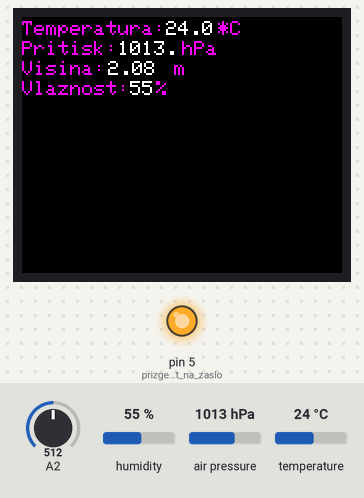
Simulated run of this sketch. Board: Arduino Uno, built with avr-gcc and run on an emulated ATmega328P. On the bench: 160×128 colour display, output pins drawn as LEDs (lit = HIGH). The test bench sets the inputs (shaded band); at power-on: humidity 55 %, A2 = 512, air pressure 1013 hPa, temperature 24 °C. What the sketch prints to the serial monitor is not drawn.

Above: at 0.18 s.
At 1.2 s:
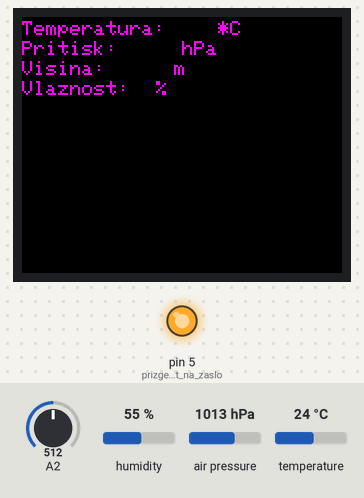
1.3 s: humidity set to 22 %
4.3 s: A2 set to 30
7.3 s: air pressure set to 952 hPa
10.3 s: temperature set to 12 °C
13.3 s: A2 set to 306
16.3 s: air pressure set to 975 hPa
Timing chart, 0 to 19.3 s (numbered marks = the images above; inputs shaded):
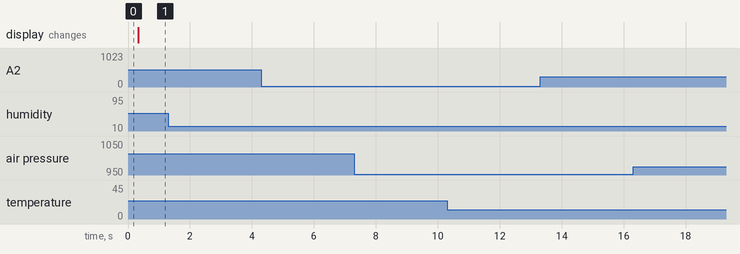

The sketch:

Ardu.ino
```cpp
//zaslon
#include <TFT.h> // Hardware-specific library
#include <SPI.h>

#define CS   10
#define DC   8
#define RESET  9

TFT ekran = TFT(CS, DC, RESET);

//senzor
#include <Wire.h>
#include <SPI.h>
#include <Adafruit_Sensor.h>
#include <Adafruit_BME280.h>

#define BME_SCK 13
#define BME_MISO 12
#define BME_MOSI 11
#define BME_CS 10

#define SEALEVELPRESSURE_HPA (1013.25)

Adafruit_BME280 bme; // I2C

// variable to keep track of the elapsed time
int counter = 0;
// char array to print time
char printtemp[5];
char printpritisk[6];
char printvisina[6];
char printvlaga[3];

int jsButt;

void setup(){
  Serial.begin(9600);

  while(!Serial);    // time to get serial running
  Serial.println(F("BME280 test"));

  unsigned status;
  //preverja, če je use okej
  status = bme.begin(0x76);
  if (!status) {
      Serial.println("Could not find a valid BME280 sensor, check wiring, address, sensor ID!");
      Serial.print("SensorID was: 0x"); Serial.println(bme.sensorID(),16);
      Serial.print("        ID of 0xFF probably means a bad address, a BMP 180 or BMP 085\n");
      Serial.print("   ID of 0x56-0x58 represents a BMP 280,\n");
      Serial.print("        ID of 0x60 represents a BME 280.\n");
      Serial.print("        ID of 0x61 represents a BME 680.\n");
      while (1);
  }

  ekran.begin();
  ekran.background(0,0,0); // clears the screen
  ekran.stroke(255,0,255);
  // static text
  ekran.text("Temperatura:",0,2);
  ekran.text(" *C", 92, 2);

  ekran.text("Pritisk:", 0, 12);
  ekran.text(" hPa", 74, 12);

  ekran.text("Visina:", 0, 22);
  ekran.text(" m", 70, 22);

  ekran.text("Vlaznost: ", 0, 32);
  ekran.text(" %", 61, 32);

  // increase font size for text in loop()
  ekran.setTextSize(1);

  pinMode(A2, INPUT);
  pinMode(5, OUTPUT); //prizge backlight na zaslonu
  digitalWrite(5, HIGH);
}

void loop(){
  jsButt = analogRead(A2);
  Serial.println(jsButt);

  if(jsButt == 0)
  {
    tone(4, 500, 100);
  }

  values();
}

void values(){
    //zbere podatke in jih pretvori v string za vsako stvar
    String temp = String(bme.readTemperature());
    String pritisk = String(bme.readPressure() / 100.0F);
    String visina = String(bme.readAltitude(SEALEVELPRESSURE_HPA));
    String vlaga = String(bme.readHumidity());

    //podatke pošlje v globalno deklarirani string (char [])
    temp.toCharArray(printtemp, 5);
    pritisk.toCharArray(printpritisk, 6);
    visina.toCharArray(printvisina, 6);
    vlaga.toCharArray(printvlaga, 3);

    //napiše podatke na ekran
    ekran.stroke(255, 255, 255); //barva
    ekran.text(printtemp, 72, 2); //(spremenljivka, xpos, ypos)
    ekran.text(printpritisk, 48, 12);
    ekran.text(printvisina, 43, 22);
    ekran.text(printvlaga, 54, 32);

    //zbriše podatke in refresha zaslon
    delay(10);
    ekran.stroke(0, 0, 0);
    ekran.text(printtemp, 72, 2);
    ekran.text(printpritisk, 48, 12);
    ekran.text(printvisina, 43, 22);
    ekran.text(printvlaga, 54, 32);
}
```
